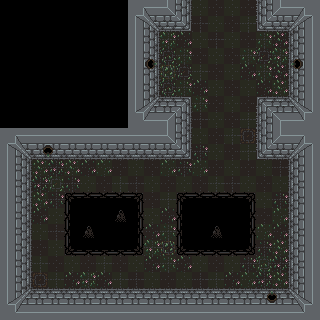

Below is a game level as drawn by its tile map, then a one-line description and the .tmx file that defines it, in full:
An orthogonal 20x20 tile map with 16x16 px tiles, 1 tile layer (Tile Layer 1).

<map version="1.2" tiledversion="1.2.3" orientation="orthogonal" renderorder="right-down" width="20" height="20" tilewidth="16" tileheight="16" infinite="0" nextlayerid="2" nextobjectid="1">
 <tileset firstgid="1" source="Basic Tileset Inside.tsx" />
 <layer id="1" name="Tile Layer 1" width="20" height="20">
  <data encoding="csv">
88,88,88,88,88,88,88,88,1,2,39,40,91,81,91,81,37,38,3,4,
88,88,88,88,88,88,88,88,17,18,55,56,82,91,81,92,53,54,19,20,
88,88,88,88,88,88,88,88,57,25,96,83,91,82,91,81,94,85,10,42,
88,88,88,88,88,88,88,88,57,13,70,94,81,91,81,94,68,96,14,42,
88,88,88,88,88,88,88,88,57,29,79,68,92,81,91,83,94,85,30,42,
88,88,88,88,88,88,88,88,57,25,70,94,83,91,81,91,83,95,10,42,
88,88,88,88,88,88,88,88,33,34,7,8,94,81,91,81,5,6,35,36,
88,88,88,88,88,88,88,88,49,50,23,24,82,91,81,92,21,22,51,52,
1,2,41,41,41,41,41,41,41,41,39,40,91,81,92,65,37,38,3,4,
17,18,11,12,9,9,9,9,9,9,55,56,84,91,81,92,53,54,19,20,
57,25,95,86,95,83,93,81,91,81,93,84,93,81,91,81,91,82,10,42,
57,25,86,78,84,91,81,92,82,91,81,91,81,92,82,91,81,91,10,42,
57,25,95,84,71,72,72,72,73,81,92,71,72,72,72,73,91,84,10,42,
57,25,83,91,87,88,88,74,89,91,83,87,88,88,88,89,81,93,10,42,
57,25,91,82,87,74,88,88,89,83,94,87,88,74,88,89,93,83,10,42,
57,25,81,91,103,104,104,104,105,96,69,103,104,104,104,105,84,95,10,42,
57,25,92,81,91,81,92,81,91,83,94,83,91,81,91,84,80,86,10,42,
57,25,65,92,83,96,83,92,82,91,81,91,82,92,83,93,86,95,10,42,
33,34,26,26,26,26,26,26,26,26,26,26,26,26,26,26,27,28,35,36,
49,50,58,58,58,58,58,58,58,58,58,58,58,58,58,58,58,58,51,52
</data>
 </layer>
</map>
